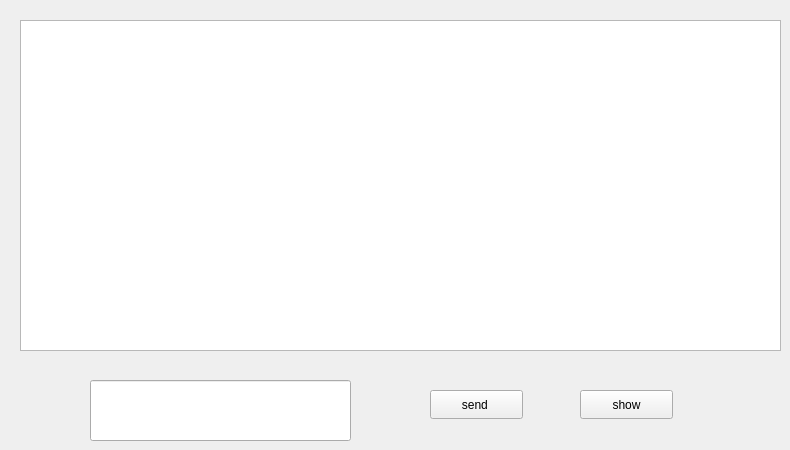
        <widget class="QWidget" name="tab_12">
         <attribute name="title">
          <string>Messages Generales </string>
         </attribute>
         <widget class="QLineEdit" name="messageg">
          <property name="geometry">
           <rect>
            <x>90</x>
            <y>380</y>
            <width>261</width>
            <height>61</height>
           </rect>
          </property>
         </widget>
         <widget class="QPushButton" name="send">
          <property name="geometry">
           <rect>
            <x>430</x>
            <y>390</y>
            <width>93</width>
            <height>29</height>
           </rect>
          </property>
          <property name="text">
           <string>send </string>
          </property>
         </widget>
         <widget class="QTextEdit" name="textedit1">
          <property name="geometry">
           <rect>
            <x>20</x>
            <y>20</y>
            <width>761</width>
            <height>331</height>
           </rect>
          </property>
          <property name="autoFillBackground">
           <bool>false</bool>
          </property>
          <property name="readOnly">
           <bool>true</bool>
          </property>
         </widget>
         <widget class="QPushButton" name="show">
          <property name="geometry">
           <rect>
            <x>580</x>
            <y>390</y>
            <width>93</width>
            <height>29</height>
           </rect>
          </property>
          <property name="text">
           <string>show</string>
          </property>
         </widget>
        </widget>
